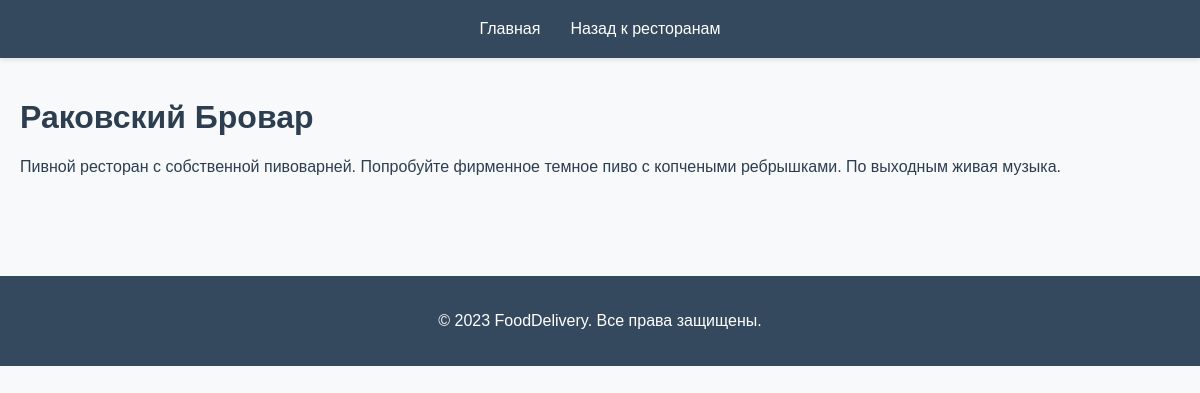
The app's page /restaurants/2/ with its own data.
### restaurants/models.py (models this page shows, shortened)
class Restaurant(models.Model):
    name = models.CharField(
        max_length=100,
        verbose_name="Название ресторана"
    )
    description = models.TextField(
        verbose_name="Описание ресторана"
    )
    address = models.CharField(
        max_length=200,
        verbose_name="Адрес ресторана"
    )
    phone = models.CharField(
        max_length=20,
        verbose_name="Телефон ресторана"
    )
    delivery_radius = models.PositiveIntegerField(
        default=5,
        verbose_name="Радиус доставки (км)"
    )
    is_active = models.BooleanField(
        default=True,
        verbose_name="Активен"
    )
    cuisine_type = models.CharField(
        max_length=100,
        blank=True,
        verbose_name="Тип кухни"
    )
    rating = models.FloatField(
        null=True,
        blank=True,
        verbose_name="Рейтинг"
    )
    reviews_count = models.PositiveIntegerField(
        default=0,
        verbose_name="Количество отзывов"
    )
    delivery_time = models.PositiveIntegerField(
        null=True,
        blank=True,
        verbose_name="Время доставки (мин)"
        )
    min_order = models.DecimalField(
        max_digits=6,
        decimal_places=2,
        default=15,
        verbose_name="Минимальный заказ"
        )
    class Meta:
        verbose_name = "Ресторан"
        verbose_name_plural = "Рестораны"
        ordering = ['name']

### restaurants/views.py (the view)
# urls.py: path('restaurants/<int:restaurant_id>/', views.dish_list, name='dish_list'),
def dish_list(request, restaurant_id):
    restaurant = get_object_or_404(Restaurant, id=restaurant_id)
    dishes = restaurant.dishes.all()
    return render(request, 'restaurants/dish_list.html', {'restaurant': restaurant, 'dishes': dishes})

### restaurants/templates/restaurants/dish_list.html (shortened to what this page needs)
{% load static %}
<!DOCTYPE html>
<html lang="ru">
<head>
    <link rel="stylesheet" href="{% static 'restaurants/css/styles.css' %}">
</head>
<body>
    <header>
        <nav>
            <ul>
                <li><a href="{% url 'home' %}">Главная</a></li>
                <li><a href="{% url 'restaurant_list' %}">Назад к ресторанам</a></li>
            </ul>
        </nav>
    </header>
    <div class="container">
        <h1>{{ restaurant.name }}</h1>
        <p class="restaurant-description">{{ restaurant.description }}</p>
    </div>
    <footer>
        <p>&copy; 2023 FoodDelivery. Все права защищены.</p>
    </footer>
</body>
</html>

### restaurants/static/restaurants/css/styles.css (style rules this page uses)
body { font-family: 'Arial', sans-serif; margin: 0; padding: 0; background-color: #f8f9fa; color: #2c3e50; }
.container { max-width: 1200px; margin: 0 auto; padding: 20px; }
header { background-color: #34495e; color: #fff; padding: 20px 0; box-shadow: 0 2px 5px rgba(0,0,0,0.1); }
nav ul { list-style: none; padding: 0; margin: 0; display: flex; justify-content: center; gap: 30px; }
nav a { color: #fff; text-decoration: none; font-weight: 500; transition: color 0.3s; }
footer { background-color: #34495e; color: #fff; text-align: center; padding: 20px; margin-top: 50px; }

### records on screen
Restaurant: name "Раковский Бровар", description "Пивной ресторан с собственной пивоварней. Попробуйте фирменное темное пиво с копчеными ребрышками. По выходным живая музыка."
